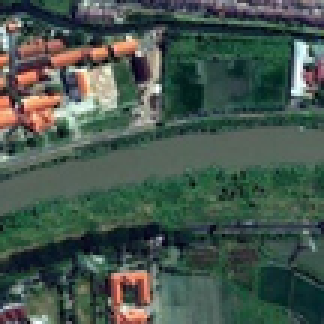
#> input picture images/256.png, 108 x 108 px, shrunk from 256 x 256 before the run (shown 3 times larger)
$ python code.py
#> lines starting #> are read from the running program, lines starting #| are printed output that depends on the picture
import cv2
import numpy as np
import matplotlib.pyplot as plt
from skimage.metrics import structural_similarity as ssim

def read_image(name: str, path: str = '../images') -> np.ndarray:
#> called with name = '256.png', path = '../images'
    img = cv2.imread(path + '/' + name, cv2.IMREAD_GRAYSCALE)
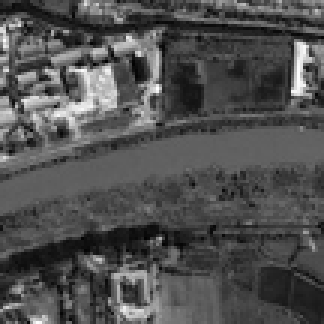
#> img: shape (108, 108) (shown 3 times larger); min 2, max 255, mean 79.9
#> call 3 of read_image, with name = '1000.jpeg', path = '../images'
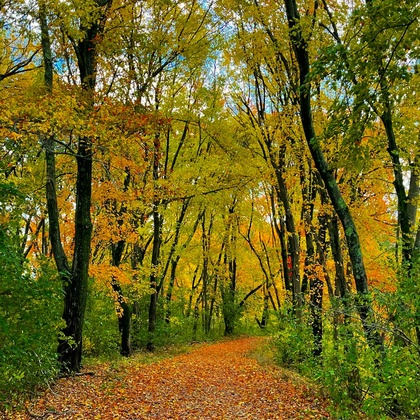
#> input picture images/1000.jpeg, 420 x 420 px, shrunk from 1000 x 1000 before the run
#> in read_image (call 3), `img = cv2.imread(path + '/' + name, cv2.IMREAD_GRAYSCALE)`:
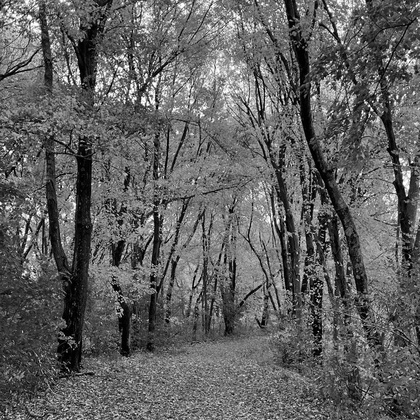
#> img: shape (420, 420); min 0, max 255, mean 97.4
#> call 4 of read_image, with name = '2000.jpg', path = '../images'
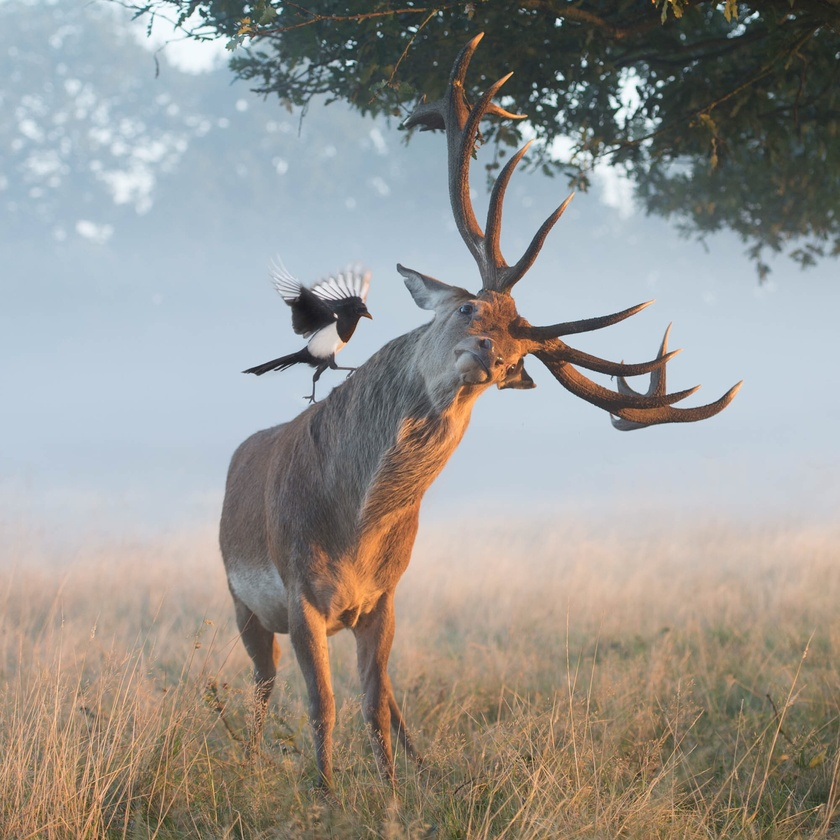
#> input picture images/2000.jpg, 840 x 840 px, shrunk from 2000 x 2000 before the run
#> in read_image (call 4), `img = cv2.imread(path + '/' + name, cv2.IMREAD_GRAYSCALE)`:
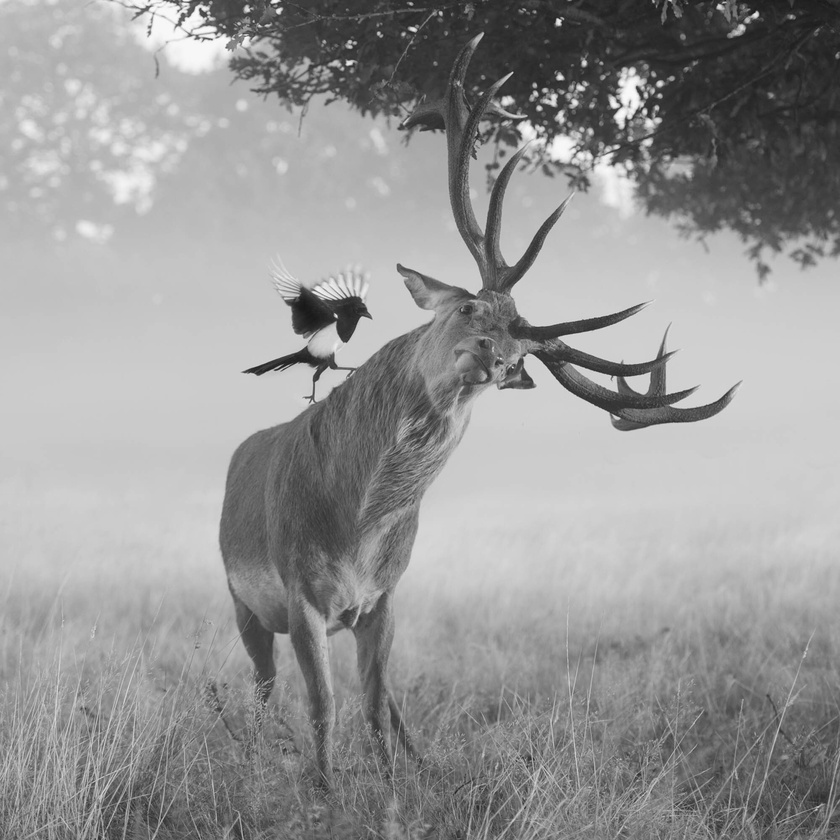
#> img: shape (840, 840); min 24, max 254, mean 150.5
    return img

def print_range(img: np.ndarray):
    print(f"dtype:  {img.dtype}")
    print(f"min:    {img.min()}")
    print(f"max:    {img.max()}")
    print(f"range:  {img.max() - img.min()}")

def print_image(img: np.ndarray, title: str = "Image", i: int = 1):
    plt.subplot(1, 5, i + 2)
    plt.title(title)
    plt.imshow(img, cmap='gray')
    plt.axis('off')

def MSE(img_1: np.ndarray, img_2: np.ndarray) -> float:
    return np.mean((img_1 - img_2)**2)

def normalize(img: np.ndarray, target: int = 255) -> np.ndarray:
    return (img - img.min()) * target / (img.max() - img.min())

def add_noise(img: np.ndarray, mean: float = 0.0, std: float = 1.0) -> np.ndarray:
#> called with mean = 0, std = 0.01
    noise = np.random.normal(loc = mean, scale = std, size = img.shape)
    img_noised = img.astype(np.float32) + noise
    return np.clip(img_noised, a_min = 0, a_max = 255).astype(np.uint8)

def jpeg_compress(img: np.ndarray, quality: int = 90) -> np.ndarray:
#> called with quality = 90
    params = [cv2.IMWRITE_JPEG_QUALITY, quality]
    success, encoded_img = cv2.imencode('.jpg', img, params)
#> encoded_img = 5589 values, max 255 at index 0, min 0 at index 4, mean 125.8

    if not success:
        print("Error when encoding")

    compressed_img = cv2.imdecode(encoded_img, cv2.IMREAD_UNCHANGED)
    return compressed_img

def PSNR(img_1: np.ndarray, img_2: np.ndarray, max_value=255) -> np.ndarray:
    mse = MSE(img_1, img_2)
    if mse == 0:
        return 100
    return 10 * np.log10(max_value**2/mse) # Multiple definitions possibles ??

def print_quality(img_1: np.ndarray, img_2: np.ndarray):
    print(f"MSE: {MSE(img_1, img_2)}")
    print(f"PSNR: {PSNR(img_1, img_2)}")
    print(f"SSIM: {ssim(img_1, img_2)}")
    print("LPIPS")

def image_processing(img: np.ndarray):
    noise_1 = add_noise(img, std = 0.01)
    noise_2 = add_noise(img, std = 0.5)
    jpeg_1 = jpeg_compress(img)
    jpeg_2 = jpeg_compress(img, quality = 50)
#> call 2 of jpeg_compress, with quality = 50
#> in jpeg_compress (call 2), `success, encoded_img = cv2.imencode('.jpg', img, params)`: encoded_img = 2423 values, max 255 at index 0, min 0 at index 4, mean 121.4
#> in jpeg_compress (call 2), `compressed_img = cv2.imdecode(encoded_img, cv2.IMREAD_UNCHANGED)`:
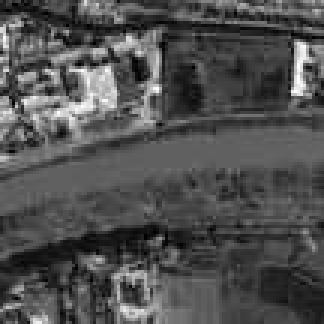
#> compressed_img: shape (108, 108) (shown 3 times larger); min 0, max 255, mean 79.9
    images = [noise_1, noise_2, jpeg_1, jpeg_2]
    titles = ["Gaussian noise with sigma = 0.01", "Gaussian noise with sigma = 0.5", "Jpeg compression 90", "Jpeg compression 50"]
    plt.figure()
    plt.subplot(1, 5, 1)
    plt.title("Original image")
    plt.imshow(img, cmap='gray')
    for i in range(len(images)):
        print("\n==============================================")
        print(f"{titles[i]}")
        print_image(images[i], titles[i], i)
        print_quality(img, images[i])
#> this loop made 4 passes
#> (printed output is left out)
    plt.show()


img_1 = read_image("256.png")
img_2 = read_image("512.png")
img_3 = read_image("1000.jpeg")
img_4 = read_image("2000.jpg")

image_processing(img_1)
image_processing(img_2)
#> (the run stopped early here; a loop or call above may not have finished)
